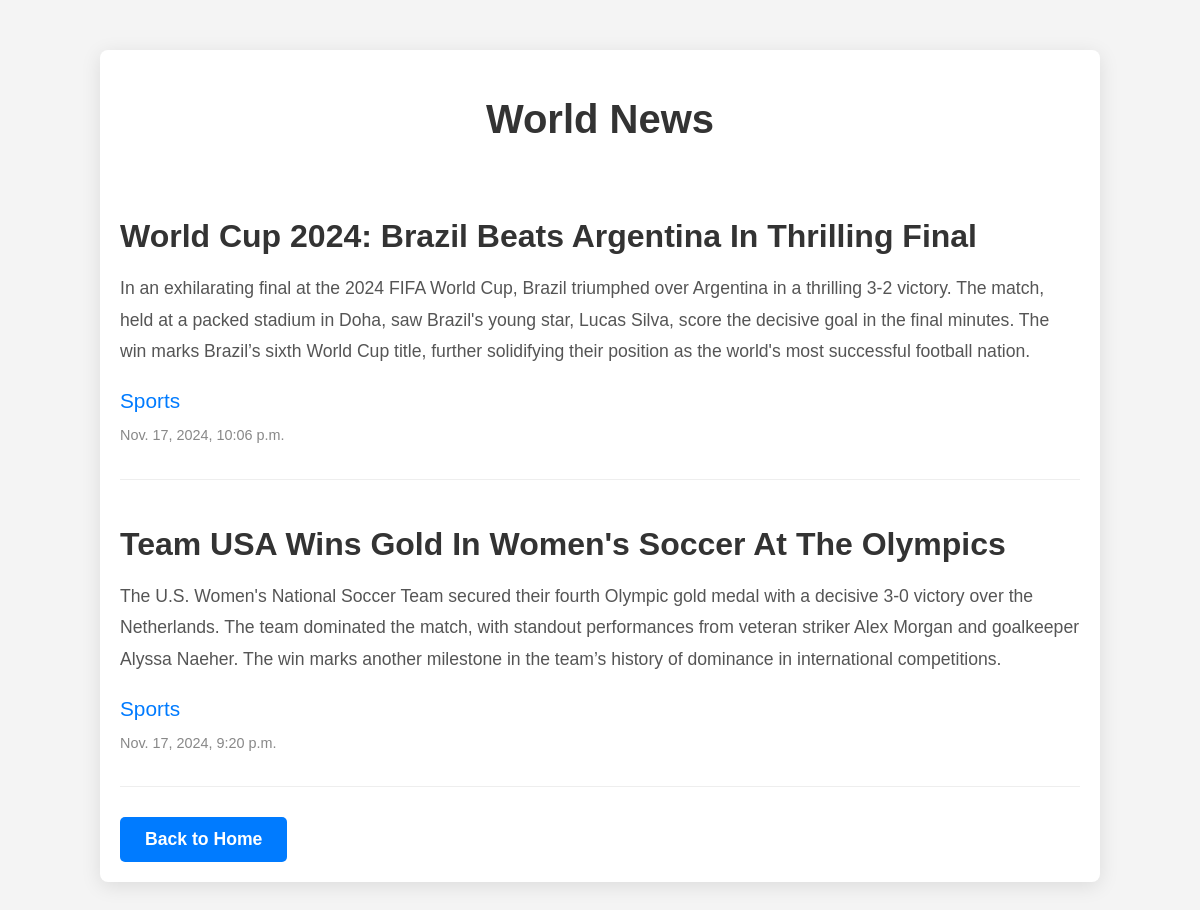
/Sports/, run on the app's committed database.
### news_website_homework_app/models.py (models this page shows, shortened)
class News(models.Model):
    title = models.CharField('Title', max_length=100)
    text = models.TextField('Text')
    category = models.ForeignKey(NewCategory, on_delete=models.CASCADE, related_name='News')
    date_added = models.DateTimeField('Date Added', auto_now_add=True)
    class Meta:
        verbose_name = 'New'
        verbose_name_plural = 'News'

class NewCategory(models.Model):
    category_name = models.CharField('Category Name', max_length=100)
    date_added = models.DateTimeField('Date Added', auto_now_add=True)
    def __str__(self):
        return self.category_name
    class Meta:
        verbose_name = 'Category Name'
        verbose_name_plural = 'Category Names'

### news_website_homework_app/views.py (the view)
# urls.py: path('Sports/', views.sports_news, name='sports_news'),
def sports_news(request):
    category_ = NewCategory.objects.get(category_name='Sports')
    world_news_latest = News.objects.filter(category=category_).order_by('-date_added')
    return render(request, 'news_website_homework_app/sports_news.html', {'world_news_latest': world_news_latest})

### news_website_homework_app/templates/news_website_homework_app/sports_news.html (shortened to what this page needs)
{% load static %}
<!DOCTYPE html>
<html lang="en">
<head>
    <link rel="stylesheet" href="{% static 'news_website_homework_app/css/categories.css' %}">
</head>
<body>
    <div class="container">
        <h1>World News</h1>
        {% for new in world_news_latest %}
            <div class="news-item">
                <h2>{{ new.title }}</h2>
                <p>{{ new.text }}</p>
                <h3>{{ new.category }}</h3>
                <p class="date">{{ new.date_added }}</p>
            </div>
        {% endfor %}
        <a href="{% url 'main_home_page' %}" class="back-home">Back to Home</a>
    </div>
</body>
</html>

### static/news_website_homework_app/css/categories.css (style rules this page uses)
body { font-family: 'Helvetica', sans-serif; background-color: #f4f4f4; color: #333; margin: 0; padding: 0; }
.container { width: 80%; margin: 50px auto; background-color: #fff; padding: 20px; border-radius: 8px; box-shadow: 0 4px 20px rgba(0, 0, 0, 0.1); }
h1 { font-size: 2.5em; color: #333; text-align: center; margin-bottom: 30px; }
.news-item { border-bottom: 1px solid #eee; padding: 20px 0; }
.news-item h2 { font-size: 2em; color: #333; margin-bottom: 15px; text-transform: capitalize; }
.news-item h3 { font-size: 1.3em; color: #007bff; margin-bottom: 10px; font-weight: normal; }
.news-item p { font-size: 1.1em; line-height: 1.8; margin-bottom: 10px; color: #555; }
.news-item .date { font-size: 0.9em; color: #888; margin-top: 5px; }
a.back-home { display: inline-block; padding: 12px 25px; background-color: #007bff; color: white; font-size: 1.1em; font-weight: bold; text-decoration: none; border-radius: 5px; text-align: center; margin-top: 30px; transition: background-color 0.3s ease, transform 0.3s ease; }

### data on the page
News: title "World Cup 2024: Brazil Beats Argentina In Thrilling Final", text "In an exhilarating final at the 2024 FIFA World Cup, Brazil triumphed over Argentina in a thrilling 3-2 victory. The match, held at a packed stadium in Doha, saw Brazil's young star, Lucas Silva, score the decisive goal in the final minutes. The win marks Brazil’s sixth World Cup title, further solidifying their position as the world's most successful football nation.", category "Sports", date_added "Nov. 17, 2024, 10:06 p.m."
News: title "Team USA Wins Gold In Women's Soccer At The Olympics", text "The U.S. Women's National Soccer Team secured their fourth Olympic gold medal with a decisive 3-0 victory over the Netherlands. The team dominated the match, with standout performances from veteran striker Alex Morgan and goalkeeper Alyssa Naeher. The win marks another milestone in the team’s history of dominance in international competitions.", category "Sports", date_added "Nov. 17, 2024, 9:20 p.m."
